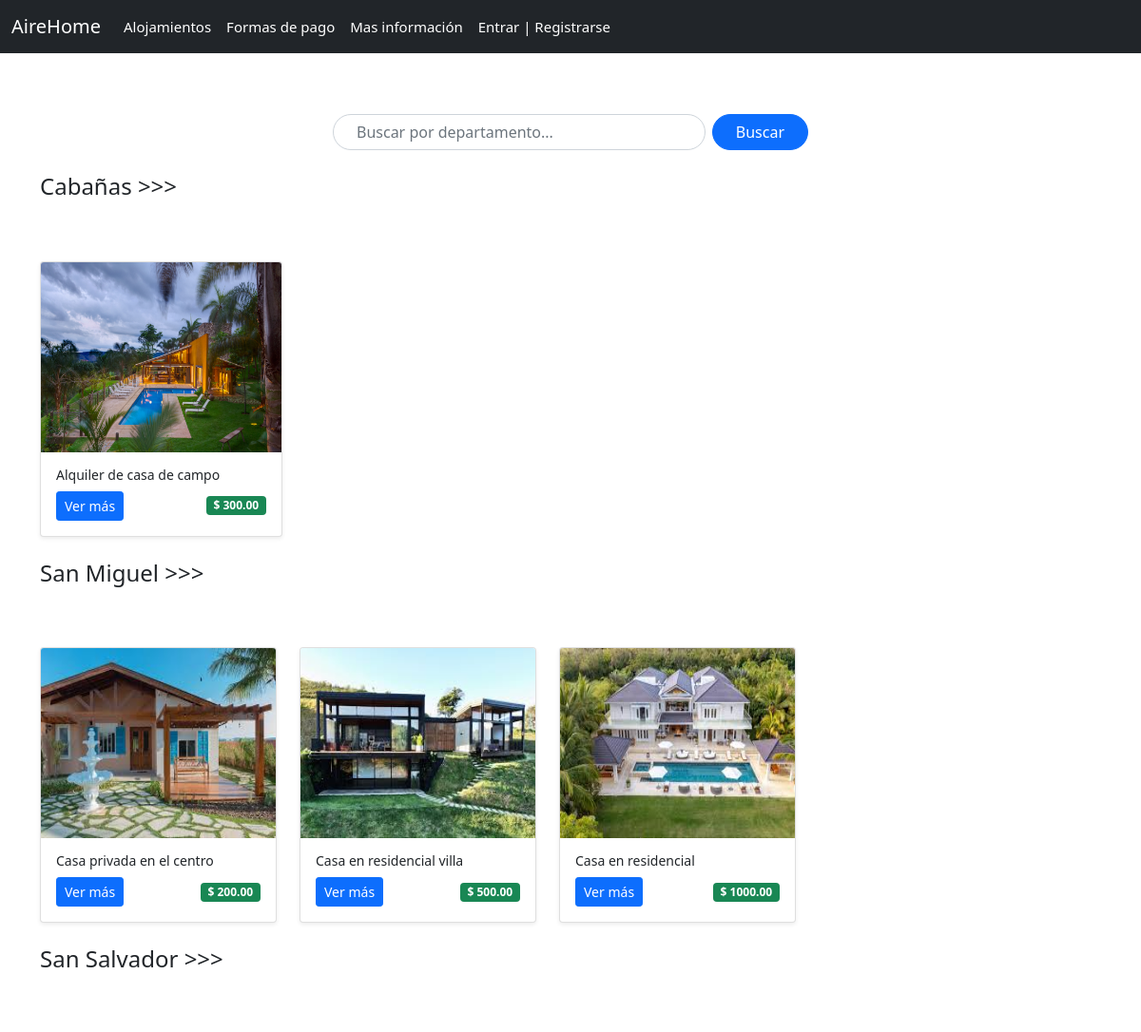
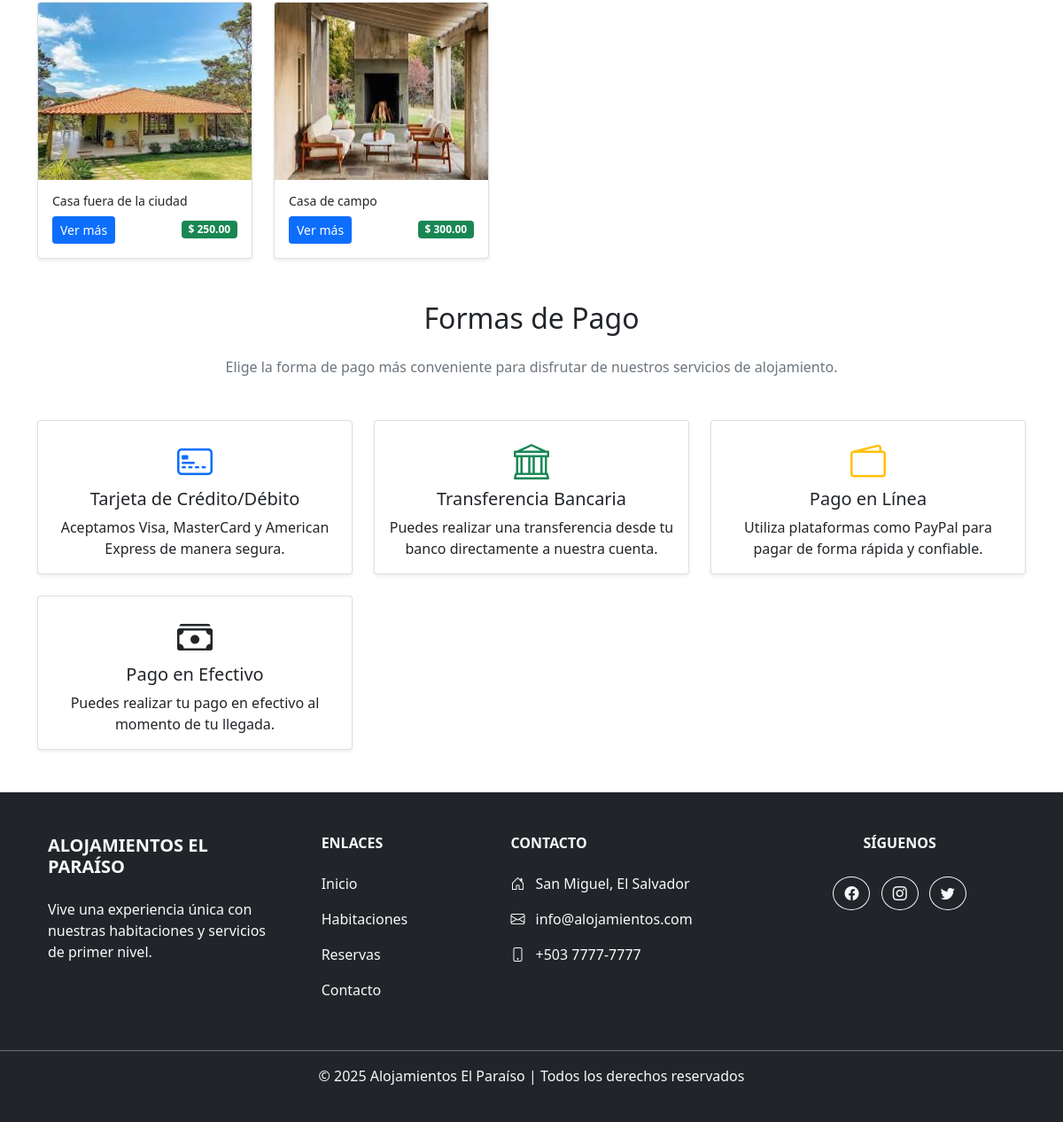
The page / on the database its author committed (2 pictures, top to bottom).
### tables this page shows
CREATE TABLE `alojamientos` (
  `idalojamientos` int(11) NOT NULL,
  `titulo` varchar(100) DEFAULT NULL,
  `descripcion` text DEFAULT NULL,
  `img` varchar(100) DEFAULT NULL,
  `departamento` varchar(100) DEFAULT NULL,
  `direccion` varchar(200) DEFAULT NULL,
  `precio` decimal(10,2) DEFAULT NULL,
  `idusuario` int(11) DEFAULT NULL
);

### index.php (the view, shortened to what this page needs)
<!DOCTYPE html>
<html lang="en">
<head>
  <link href="https://cdn.jsdelivr.net/npm/bootstrap@5.0.2/dist/css/bootstrap.min.css" rel="stylesheet">
  <link rel="stylesheet" href="https://cdn.jsdelivr.net/npm/bootstrap-icons/font/bootstrap-icons.css">
</head>
<body>
  <nav class="navbar navbar-expand-lg navbar-dark bg-dark" style="font-size:15px;">
    <div class="container-fluid">
      <a class="navbar-brand" href="index.php">AireHome</a>
      <div class="collapse navbar-collapse" id="navbarSupportedContent">
        <ul class="navbar-nav me-auto mb-2 mb-lg-0">
          <li class="nav-item">
            <a class="nav-link active" aria-current="page" href="#alojamientos">Alojamientos</a>
          </li>
          <li class="nav-item">
            <a class="nav-link active" href="#formas">Formas de pago</a>
          </li>
          <li class="nav-item">
            <a class="nav-link active" href="#footer">Mas información</a>
          </li>
          <li class="nav-item">
            <a class="nav-link active" href="./vistas/login.php">Entrar | Registrarse</a>
          </li>
        </ul>
      </div>
    </div>
  </nav>
  <br><br>
  <div class="d-flex justify-content-center my-3">
    <form action="" method="POST" class="input-group" style="max-width: 500px;">
      <input type="text" name="buscar" class="form-control rounded-pill me-2 px-4" placeholder="Buscar por departamento...">
      <button class="btn btn-primary rounded-pill px-4">Buscar</button>
    </form>
  </div>
  <div class="container my-4" id="alojamientos">
    <div class="row g-4">
      <?php
      include_once('./conf/conf.php');
      $buscar = isset($_POST['buscar']) ? $_POST['buscar'] : "";
      if ($buscar == "") {
        $sql = "SELECT * FROM alojamientos ORDER BY departamento";
        $stmt = $conexion->prepare($sql);
      } else {
        $sql = "SELECT * FROM alojamientos WHERE departamento LIKE ? ORDER BY departamento";
        $stmt = $conexion->prepare($sql);
        $param = "%$buscar%";
        $stmt->bind_param("s", $param);
      }
      $stmt->execute();
      $result = $stmt->get_result();
      $currentDept = "";
      while ($row = $result->fetch_assoc()) {
        if ($currentDept != $row['departamento']) {
          $currentDept = $row['departamento'];
          echo "<h4 class='mt-4 mb-3 text-dark'>$currentDept >>></h4>";
          echo "<div class='row g-4'>";
        }
      ?>
        <div class="col-12 col-sm-6 col-md-4 col-lg-3">
          <div class="card h-100 shadow-sm">
            <img src="./public/imgAlojamientos/<?php echo $row['img']; ?>"
              height="200" class="card-img-top" alt="...">
            <div class="card-body d-flex flex-column">
              <h5 class="card-title" style="font-size:14px;"><?php echo $row['titulo']; ?></h5>
              <div class="mt-auto d-flex justify-content-between align-items-center">
                <button class="btn btn-sm btn-primary verMasBtn btn-sm"
                  data-bs-toggle="modal"
                  data-bs-target="#verMasModal"
                  data-titulo="<?php echo $row['titulo']; ?>"
                  data-descripcion="<?php echo $row['descripcion']; ?>"
                  data-departamento="<?php echo $row['departamento']; ?>"
                  data-direccion="<?php echo $row['direccion']; ?>"
                  data-precio="<?php echo $row['precio']; ?>"
                  data-img="./public/imgAlojamientos/<?php echo $row['img']; ?>">
                  Ver más
                </button>
                <span class="badge bg-success">$ <?php echo $row['precio']; ?></span>
              </div>
            </div>
          </div>
        </div>
      <?php
      }
      echo "</div>";
      ?>
    </div>
  </div>
  </div>
  </div>
  <div class="container my-5" id="formas">
    <h2 class="text-center mb-4">Formas de Pago</h2>
    <p class="text-center text-muted mb-5">Elige la forma de pago más conveniente para disfrutar de nuestros servicios de alojamiento.</p>
    <div class="row g-4">
      <div class="col-12 col-sm-6 col-md-4">
        <div class="card shadow-sm h-100 text-center">
          <div class="card-body">
            <i class="bi bi-credit-card-2-front fs-1 text-primary mb-3"></i>
            <h5 class="card-title">Tarjeta de Crédito/Débito</h5>
            <p class="card-text">Aceptamos Visa, MasterCard y American Express de manera segura.</p>
          </div>
        </div>
      </div>
      <div class="col-12 col-sm-6 col-md-4">
        <div class="card shadow-sm h-100 text-center">
          <div class="card-body">
            <i class="bi bi-bank fs-1 text-success mb-3"></i>
            <h5 class="card-title">Transferencia Bancaria</h5>
            <p class="card-text">Puedes realizar una transferencia desde tu banco directamente a nuestra cuenta.</p>
          </div>
        </div>
      </div>
      <div class="col-12 col-sm-6 col-md-4">
        <div class="card shadow-sm h-100 text-center">
          <div class="card-body">
            <i class="bi bi-wallet2 fs-1 text-warning mb-3"></i>
            <h5 class="card-title">Pago en Línea</h5>
            <p class="card-text">Utiliza plataformas como PayPal para pagar de forma rápida y confiable.</p>
          </div>
        </div>
      </div>
      <div class="col-12 col-sm-6 col-md-4">
        <div class="card shadow-sm h-100 text-center">
          <div class="card-body">
            <i class="bi bi-cash-stack fs-1 text-dark mb-3"></i>
            <h5 class="card-title">Pago en Efectivo</h5>
            <p class="card-text">Puedes realizar tu pago en efectivo al momento de tu llegada.</p>
          </div>
        </div>
      </div>
    </div>
  </div>
  <link href="https://cdn.jsdelivr.net/npm/bootstrap-icons/font/bootstrap-icons.css" rel="stylesheet">
  <footer class="bg-dark text-light pt-5 pb-4" id="footer">
    <div class="container text-center text-md-start">
      <div class="row">
        <div class="col-md-3 col-lg-3 col-xl-3 mx-auto mb-4">
          <h5 class="fw-bold text-uppercase mb-4">Alojamientos El Paraíso</h5>
          <p>
            Vive una experiencia única con nuestras habitaciones y servicios de primer nivel.
          </p>
        </div>
        <div class="col-md-2 col-lg-2 col-xl-2 mx-auto mb-4">
          <h6 class="fw-bold text-uppercase mb-4">Enlaces</h6>
          <p><a href="#" class="text-reset text-decoration-none">Inicio</a></p>
          <p><a href="#" class="text-reset text-decoration-none">Habitaciones</a></p>
          <p><a href="#" class="text-reset text-decoration-none">Reservas</a></p>
          <p><a href="#" class="text-reset text-decoration-none">Contacto</a></p>
        </div>
        <div class="col-md-4 col-lg-3 col-xl-3 mx-auto mb-md-0 mb-4">
          <h6 class="fw-bold text-uppercase mb-4">Contacto</h6>
          <p><i class="bi bi-house-door me-2"></i> San Miguel, El Salvador</p>
          <p><i class="bi bi-envelope me-2"></i> info@alojamientos.com</p>
          <p><i class="bi bi-phone me-2"></i> +503 7777-7777</p>
        </div>
        <div class="col-md-3 col-lg-4 col-xl-3 mx-auto mb-4 text-center">
          <h6 class="fw-bold text-uppercase mb-4">Síguenos</h6>
          <a href="#" class="btn btn-outline-light btn-floating m-1 rounded-circle"><i class="bi bi-facebook"></i></a>
          <a href="#" class="btn btn-outline-light btn-floating m-1 rounded-circle"><i class="bi bi-instagram"></i></a>
          <a href="#" class="btn btn-outline-light btn-floating m-1 rounded-circle"><i class="bi bi-twitter"></i></a>
        </div>
      </div>
    </div>
    <div class="text-center p-3 border-top border-secondary mt-3">
      © 2025 Alojamientos El Paraíso | Todos los derechos reservados
    </div>
  </footer>
</body>
</html>

### rows shown on the page
alojamientos: departamento "Cabañas", img (picture), titulo "Alquiler de casa de campo", precio "300.00"
alojamientos: departamento "San Miguel", img (picture), titulo "Casa privada en el centro", precio "200.00"
alojamientos: img (picture), titulo "Casa en residencial villa", precio "500.00"
alojamientos: img (picture), titulo "Casa en residencial", precio "1000.00"
alojamientos: departamento "San Salvador", img (picture), titulo "Casa fuera de la ciudad", precio "250.00"
alojamientos: img (picture), titulo "Casa de campo", precio "300.00"
